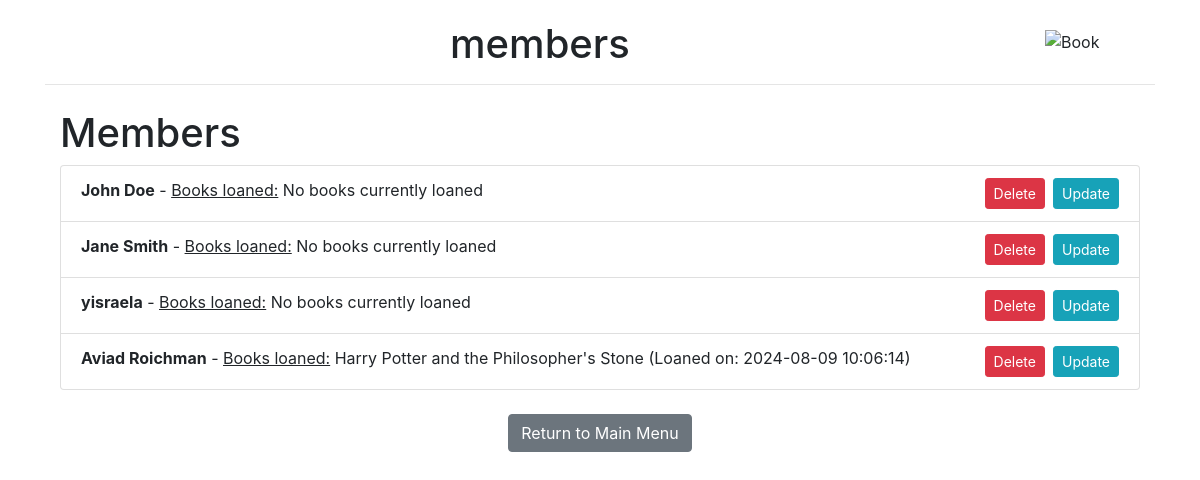
The app's page /show_members with its own data.
### tables this page shows
CREATE TABLE Members (
    member_id INTEGER PRIMARY KEY,
    name TEXT NOT NULL
);

### app.py (the view)
@app.route('/show_members')
def show_members():
    conn = sqlite3.connect('library.db')
    c = conn.cursor()
    c.execute('SELECT * FROM Members')
    members = c.fetchall()
    c.execute('''
    SELECT Members.member_id, Members.name, Books.title, Loans.loan_date
    FROM Members
    LEFT JOIN Loans ON Members.member_id = Loans.member_id
    LEFT JOIN Books ON Loans.book_id = Books.book_id
    WHERE Loans.return_date IS NULL
    ORDER BY Members.member_id
    ''')
    member_loans = c.fetchall()
    conn.close()
    return render_template('show_members.html', members=members, member_loans=member_loans)

### templates/show_members.html (shortened to what this page needs)
<!DOCTYPE html>
{% extends "base.html" %}
{% block header %}members {% endblock %}
{% block content %}
<div class="container">
    <h1 class="mt-4">Members</h1>
    <ul class="list-group">
        {% for member in members %}
        <li class="list-group-item">
            <strong>{{ member[1] }}</strong> - <u>Books loaned:</u>
            {% set books_with_dates = [] %}
            {% for loan in member_loans %}
                {% if loan[0] == member[0] and loan[2] %}
                {% set _ =books_with_dates.append(loan[2] ~ ' (Loaned on: ' ~ loan[3] ~ ')') %}
                {% endif %}
            {% endfor %}
            {% if books_with_dates %}
            {{ books_with_dates|join('<br>')|safe }}
            {% else %}
                No books currently loaned
            {% endif %}
            <a href="{{ url_for('update_member', member_id=member[0]) }}" class="btn btn-info btn-sm float-right ml-2">Update</a>
            <form method="post" action="{{ url_for('delete_member', member_id=member[0]) }}" style="display:inline;">
                <button type="submit" class="btn btn-danger btn-sm float-right">Delete</button>
            </form>
        </li>
        {% endfor %}
    </ul>
</div>
    {% endblock %}

### templates/base.html (style rules this page uses)
body { padding-top: 20px; }

### records on screen
Members: name "John Doe", shows "No books currently loaned"
Members: name "Jane Smith", shows "No books currently loaned"
Members: name "yisraela", shows "No books currently loaned"
Members: name "Aviad Roichman", books_with_dates "Harry Potter and the Philosopher's Stone (Loaned on: 2024-08-09 10:06:14)"
